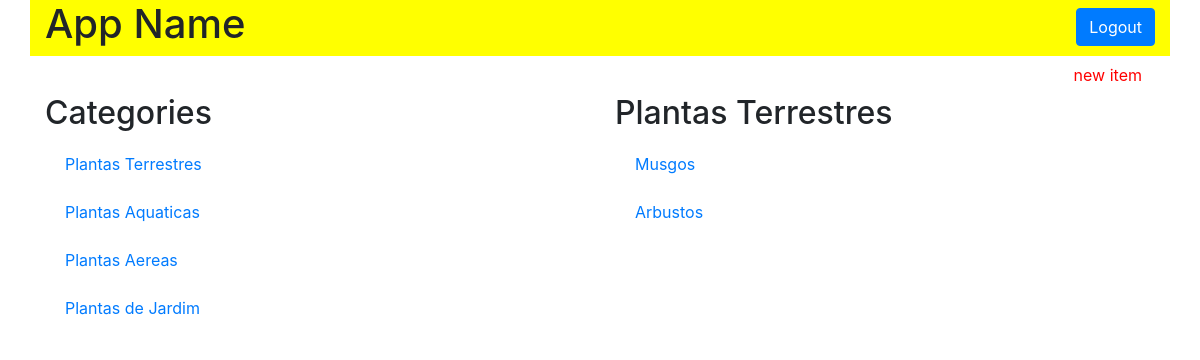
The page /category/1/items on the database its author committed.
### models.py (models this page shows, shortened)
class Category(Base):
    __tablename__ = 'category'
    id = Column(Integer, primary_key=True)
    name = Column(String(50), nullable=False)

class Item(Base):
    __tablename__ = 'item'
    id = Column(Integer, primary_key=True)
    name = Column(String(50), nullable=False)
    description = Column(String(1000), nullable=False)
    category_id = Column(Integer, ForeignKey('category.id'))
    category = relationship(Category)

### application.py (the view)
@app.route('/category/<int:category_id>/items')
def categoryFunction(category_id):
    category = session.query(Category)
    category2 = session.query(Category).filter_by(id=category_id).one()
    items = session.query(Item).filter_by(category_id=category2.id)
    if not items:
        flash("You have no items yet!")
        return render_template('category.html', plantas=category, plantas2=category2, itemName=items)
    else:
        return render_template('category.html', plantas=category, plantas2=category2, itemName=items)

### templates/category.html (shortened to what this page needs)
<!DOCTYPE html>
<html lang="pt-br">
<head>
  <link rel="stylesheet" href="https://stackpath.bootstrapcdn.com/bootstrap/4.3.1/css/bootstrap.min.css">
  <link rel="stylesheet" href="{{ url_for('static', filename='styles.css') }}" />
</head>
<body>
  <div class="container">
    <header id="top-header" class="row">
      <div class="col-md-6">
        <h1>App Name</h1>
      </div>
      <div class="col-md-6">
        <button type="button"  id="log-in-out-button" class="btn btn-primary">Logout</button>
      </div>
    </header>
    <section class="row">
      <div class="col-md-12">
        <a href='{{ url_for('newItemFunction', category_id=plantas2.id)}}'>
          <button id="new-item-button" class="btn btn-default link-color">
            new item
          </button>
        </a>
    </section>
    <section class="row">
      <div class="col-md-6">
        <h2>Categories</h2>
        {% for i in plantas %}
          <div class="list-group">
            <a href="{{ url_for('categoryFunction', category_id=i.id)}}" class="list-group-item" class="list-group-item">{{ i.name }}</a>
          </div>
        {% endfor %}
      </div>
      <div class="col-md-6">
        <h2>{{ plantas2.name }}</h2>
        {% for i in itemName %}
          <div class="list-group">
            <a href="{{ url_for('itemFunction', item_id=i.id, category_id=plantas2.id)}}" class="list-group-item" class="list-group-item">{{ i.name }}</a>
          </div>
        {% endfor %}
      </div>
    </section>
  </div>
</body>
</html>

### static/styles.css (style rules this page uses)
#top-header { background-color: yellow; }
#log-in-out-button { float: right; margin-top: 1.5%; }
#new-item-button { float: right; }
.list-group-item { border: 0px; }
.link-color { color: red; }

### rows shown on the page
Category: name "Plantas Terrestres"
Category: name "Plantas Aquaticas"
Category: name "Plantas Aereas"
Category: name "Plantas de Jardim"
Item: name "Musgos"
Item: name "Arbustos"
